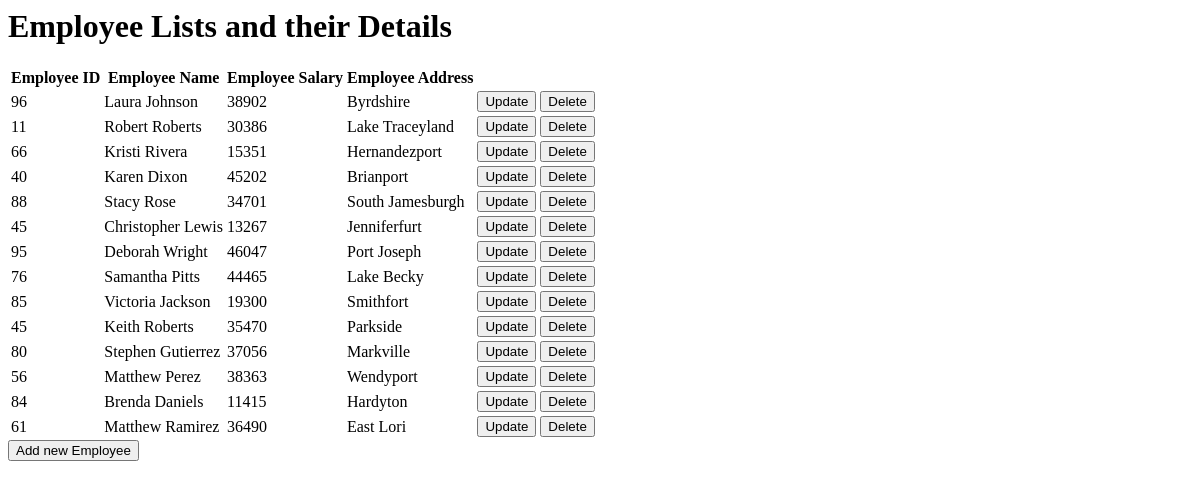
The page /employee_list on the database as committed earlier.
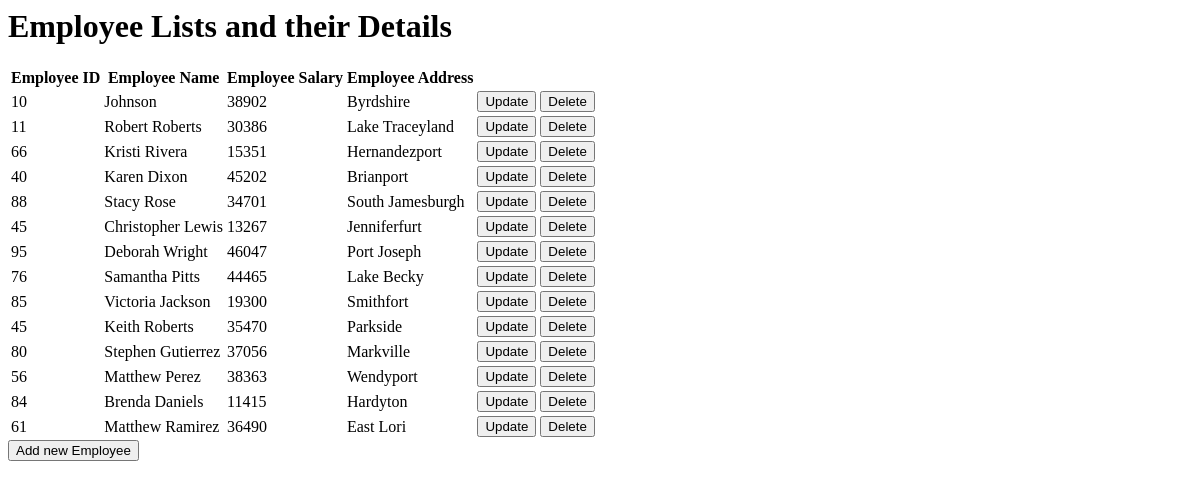
The same page on the database as committed later.
### crudApp/models.py (models this page shows)
class Employee(models.Model):
    emp_no=models.IntegerField()
    emp_name=models.CharField(max_length=20)
    emp_salary=models.IntegerField()
    emp_Address=models.CharField(max_length=50)

### crudApp/views.py (the view)
# urls.py: path('employee_list',views.retrieve_list),
def retrieve_list(request):
    employee=Employee.objects.all()
    return render(request,'crudApp/employee_List.html',{'employee':employee})

### templates/crudApp/employee_List.html (shortened to what this page needs)
<html>
    {% extends 'crudApp/base.html' %}
    {% block  content %}
    <h1>Employee Lists and their Details </h1>
    <table>
        <thead>
            <th>Employee ID</th>
            <th>Employee Name</th>
            <th>Employee Salary</th>
            <th>Employee Address</th>
        </thead>
        {% for emp in employee %}
            <tr>
                <td>{{emp.emp_no}}</td>
                <td>{{emp.emp_name}}</td>
                <td>{{emp.emp_salary}}</td>
                <td>{{emp.emp_Address}}</td>
                <td> <a href="/update/{{emp.id}}"><button>Update</button></a></td>
                <td> <a href="/delete/{{emp.id}}"><button>Delete</button></a></td>
            </tr>
        {% endfor %}
    </table>
    <a href="/add"><button>Add new Employee</button></a>
    {% endblock %}

Rows that differ between the two databases and show on the page:
changed Employee "Byrdshire": emp_no "96" → "10"; emp_name "Laura Johnson" → "Johnson"
